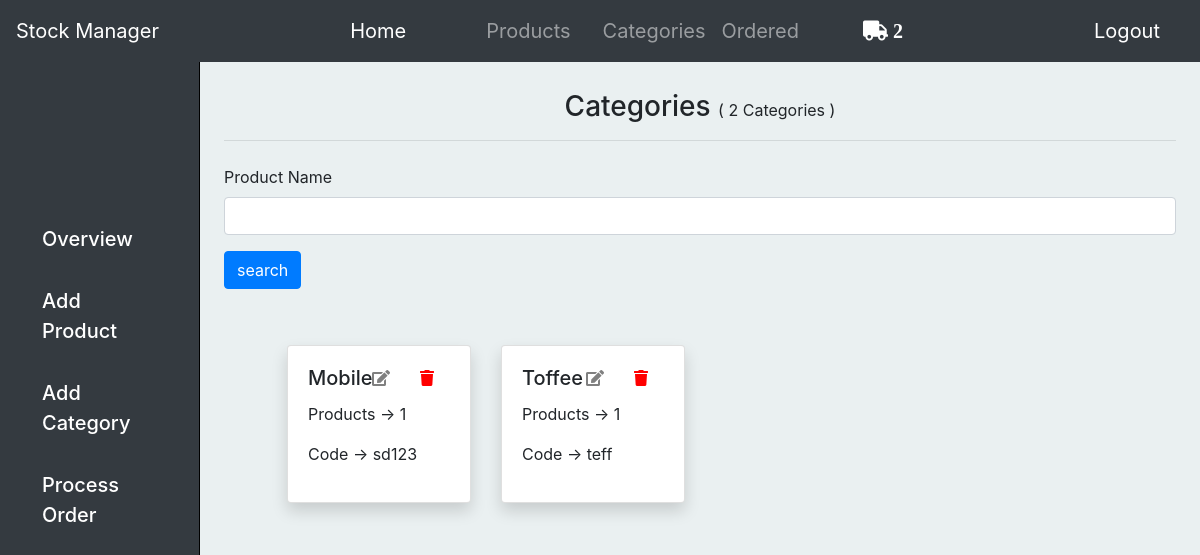
Before: /categories/ (signed in) with the older database file.
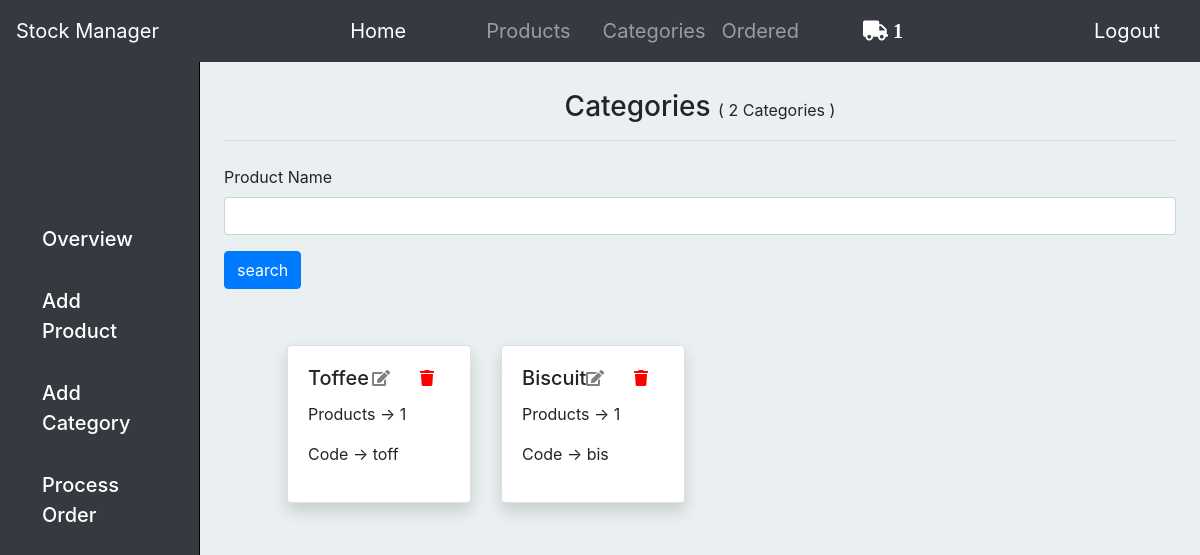
After: the same page with the newer database file.
### base/models.py (models this page shows, shortened)
class Order(models.Model):
    user = models.ForeignKey(User, on_delete=models.CASCADE)
    code = models.CharField(max_length=100)
    items = models.ManyToManyField(Item)
    ordered_date = models.DateTimeField(auto_now_add=True)
    ordered = models.BooleanField(default=False)

class Category(models.Model):
    name = models.CharField(max_length=100)
    code = models.CharField(max_length=100)
    owner = models.ForeignKey(User, on_delete=models.CASCADE)

### base/views.py (the view)
# urls.py: path('categories/',views.category, name="category"),
def category(request):
    categories = Category.objects.filter(owner=request.user)
    noc = len(categories)
    print(noc)
    categoryfilter = CategoryFilter(request.GET, queryset=categories)
    categories = categoryfilter.qs
    context = {
        'noc':noc,
        'categories':categories,
        'categoryfilter':categoryfilter
    }
    return render(request, "base/category_page.html", context)

### base/templatetags/cart_template_tags.py (called while the page is built)
@register.filter
def cart_item_count(user):
    if user.is_authenticated:
        qs = Order.objects.filter(user=user, ordered=False)
        if qs.exists():
            return qs[0].items.count()
    return 0

### base/templates/base/category_page.html (shortened to what this page needs)
{% extends 'base/layout.html' %}
{% load static %}
{% load crispy_forms_tags %}
{% block main %}
	<h3 class="h3_head">Categories <small>( {{noc}} Categories )</small></h3>
	<hr>
		<form id="searchForm" method="GET" class="mt-4">
			{{categoryfilter.form|crispy}}
			<input class="btn btn-primary mb-2" type="submit" value="search">
		</form>
	<div class="row ml-5 mr-5 mt-5">
	{% for cat in categories %}
		<div class="col-sm-3">
	    <div class="card shadow">
	      <div class="card-body">
	        <h5 class="card-title">{{cat.name}}</h5>
	        <p class="card-text">Products -> {{cat.products.all.count}}</p>
	        <p class="card-text">Code -> {{cat.code}}</p>
			<div class="prodicon mr-5">
				<a href="{% url 'editcategory' cat.id %}"><i class="fas fa-edit" style="color: grey;"></i></a>
			</div>
			<div class="prodicon">
				<a href="{% url 'delete_confirm' cat.id %}"><i class="fas fa-trash" style="color: red;"></i></a>
			</div>
	      </div>
	    </div>
	  </div>
	{% endfor %}
	</div>
{% endblock main %}

### base/templates/base/layout.html (shortened to what this page needs)
{% load static %}
{% load cart_template_tags %}
<!DOCTYPE html>
<html>
<head>
    <link rel="stylesheet" href="https://stackpath.bootstrapcdn.com/bootstrap/4.5.2/css/bootstrap.min.css">
    <link rel="stylesheet" type="text/css" href="{% static 'css/style.css' %}">
    <link rel="stylesheet" href="https://use.fontawesome.com/releases/v5.7.0/css/all.css">
</head>
<body style="background-color: #EAF0F1">
    <nav class="navbar navbar-expand-lg navbar-dark bg-dark fixed-top">
    <a class="navbar-brand" href="#">Stock Manager</a>
    <div class="collapse navbar-collapse" id="navbarSupportedContent">
        <ul class="navbar-nav ml-auto mr-auto">
        <li class="nav-item active mr-5">
            <a class="nav-link " href="{% url 'home' %}">Home <span class="sr-only">(current)</span></a>
        </li>
        <li class="nav-item ml-3">
            <a class="nav-link" href="{% url 'product' %}">Products</a>
        </li>
        <li class="nav-item ml-3">
            <a class="nav-link" href="{% url 'category' %}">Categories</a>
        </li>
        <li class="nav-item">
            <a class="nav-link" href="{% url 'orders' %}">Ordered</a>
        </li>
        <li class="nav-item">
            <a class="nav-link" href="{% url 'list' %}"><i class="fas fa-truck ml-5" style="color: white;;">  {{ request.user|cart_item_count }}</i></a>
        </li>
        </ul>
        {% if user.is_authenticated %}
        <a class="nav-link mr-2" href="{% url 'logout' %}">Logout</a>
        {% else %}
        <a class="nav-link mr-2" href="{% url 'login' %}">Login</a>
        {% endif %}
    </div>
    </nav>
    <div class="container-fluid">
    	<div class="row">
    		<div class="col-md-2 bg-dark d-none d-md-block sidebar">
    			<div class="sidebar-left">
    				<ul class="nav flex-column sidebar-nav">
                        <li class="nav-item  mt-3 mr-4 ml-3">
                            <div class="side_nav_div">
                            	<a class="nav-link active" href="{% url 'home' %}">
                               	Overview
                            </a>
                            </div>
                        </li>
                        <li class="nav-item  mt-3 mr-4 ml-3">
                            <div class="side_nav_div">
                            	<a class="nav-link active" href="{% url 'addprod' %}">
                               	Add Product
                            </a>
                            </div >
                        </li>
                        <li class="nav-item  mt-3 mr-4 ml-3">
                            <div class="side_nav_div">
                            	<a class="nav-link active" href="{% url 'addcat' %}">
                               	Add Category
                            </a>
                            </div >
                        </li>
                        <li class="nav-item  mt-3 mr-4 ml-3">
                            <div class="side_nav_div">
                            	<a class="nav-link active" href="#">
                               	Process Order
                            </a>
                            </div>
                        </li>
                    </ul>
    			</div>
    		</div>
    		<main role="main" class="col-md-9 ml-sm-auto col-lg-10 px-4">
    			{% block main %}
                {% endblock main %}
    		</main>
    	</div>
    </div>
</body>
</html>

Changed rows visible on the page:
removed Category: name "Mobile", products.all.count "1", code "sd123"
changed Category "Toffee": code "teff" → "toff"
added Category: name "Biscuit", products.all.count "1", code "bis"
Other visible differences:
{{ request.user|cart_item_count }}: "2" → "1"
